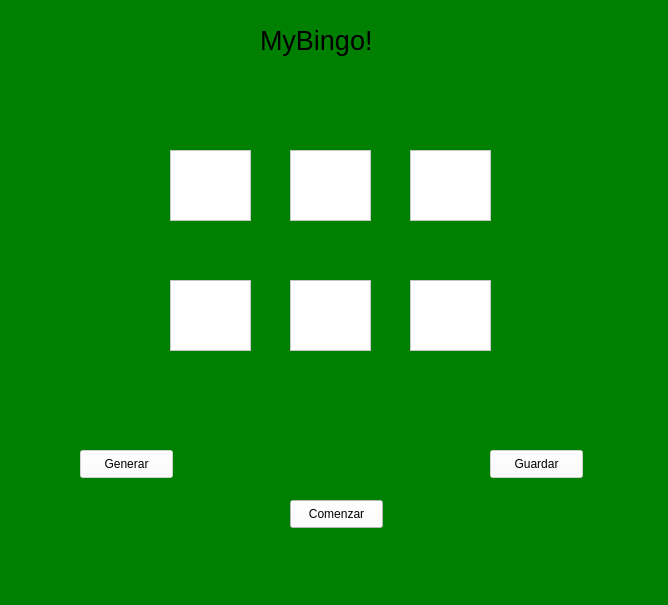
<?xml version="1.0" encoding="UTF-8"?>
<ui version="4.0">
 <class>Form</class>
 <widget class="QWidget" name="Form">
  <property name="geometry">
   <rect>
    <x>0</x>
    <y>0</y>
    <width>668</width>
    <height>605</height>
   </rect>
  </property>
  <property name="windowTitle">
   <string>Form</string>
  </property>
  <property name="styleSheet">
   <string notr="true">background-color: green;</string>
  </property>
  <widget class="QTextEdit" name="t_edit_1">
   <property name="enabled">
    <bool>false</bool>
   </property>
   <property name="geometry">
    <rect>
     <x>170</x>
     <y>150</y>
     <width>81</width>
     <height>71</height>
    </rect>
   </property>
   <property name="autoFillBackground">
    <bool>false</bool>
   </property>
   <property name="styleSheet">
    <string notr="true">background-color: white;color:black;</string>
   </property>
   <property name="html">
    <string>&lt;!DOCTYPE HTML PUBLIC &quot;-//W3C//DTD HTML 4.0//EN&quot; &quot;http://www.w3.org/TR/REC-html40/strict.dtd&quot;&gt;
&lt;html&gt;&lt;head&gt;&lt;meta name=&quot;qrichtext&quot; content=&quot;1&quot; /&gt;&lt;style type=&quot;text/css&quot;&gt;
p, li { white-space: pre-wrap; }
&lt;/style&gt;&lt;/head&gt;&lt;body style=&quot; font-family:'MS Shell Dlg 2'; font-size:7.8pt; font-weight:400; font-style:normal;&quot;&gt;
&lt;p style=&quot;-qt-paragraph-type:empty; margin-top:0px; margin-bottom:0px; margin-left:0px; margin-right:0px; -qt-block-indent:0; text-indent:0px;&quot;&gt;&lt;br /&gt;&lt;/p&gt;&lt;/body&gt;&lt;/html&gt;</string>
   </property>
  </widget>
  <widget class="QTextEdit" name="t_edit_2">
   <property name="enabled">
    <bool>false</bool>
   </property>
   <property name="geometry">
    <rect>
     <x>290</x>
     <y>150</y>
     <width>81</width>
     <height>71</height>
    </rect>
   </property>
   <property name="autoFillBackground">
    <bool>false</bool>
   </property>
   <property name="styleSheet">
    <string notr="true">background-color: white;color:black;</string>
   </property>
  </widget>
  <widget class="QTextEdit" name="t_edit_3">
   <property name="enabled">
    <bool>false</bool>
   </property>
   <property name="geometry">
    <rect>
     <x>410</x>
     <y>150</y>
     <width>81</width>
     <height>71</height>
    </rect>
   </property>
   <property name="autoFillBackground">
    <bool>false</bool>
   </property>
   <property name="styleSheet">
    <string notr="true">background-color: white;color:black;</string>
   </property>
  </widget>
  <widget class="QTextEdit" name="t_edit_4">
   <property name="enabled">
    <bool>false</bool>
   </property>
   <property name="geometry">
    <rect>
     <x>410</x>
     <y>280</y>
     <width>81</width>
     <height>71</height>
    </rect>
   </property>
   <property name="autoFillBackground">
    <bool>false</bool>
   </property>
   <property name="styleSheet">
    <string notr="true">background-color: white;color:black;</string>
   </property>
  </widget>
  <widget class="QTextEdit" name="t_edit_5">
   <property name="enabled">
    <bool>false</bool>
   </property>
   <property name="geometry">
    <rect>
     <x>290</x>
     <y>280</y>
     <width>81</width>
     <height>71</height>
    </rect>
   </property>
   <property name="autoFillBackground">
    <bool>false</bool>
   </property>
   <property name="styleSheet">
    <string notr="true">background-color: white;color:black;</string>
   </property>
  </widget>
  <widget class="QTextEdit" name="t_edit_6">
   <property name="enabled">
    <bool>false</bool>
   </property>
   <property name="geometry">
    <rect>
     <x>170</x>
     <y>280</y>
     <width>81</width>
     <height>71</height>
    </rect>
   </property>
   <property name="autoFillBackground">
    <bool>false</bool>
   </property>
   <property name="styleSheet">
    <string notr="true">background-color: white;color:black;</string>
   </property>
  </widget>
  <widget class="QLabel" name="lbl_titulo">
   <property name="geometry">
    <rect>
     <x>260</x>
     <y>20</y>
     <width>131</width>
     <height>41</height>
    </rect>
   </property>
   <property name="font">
    <font>
     <pointsize>20</pointsize>
    </font>
   </property>
   <property name="text">
    <string>MyBingo!</string>
   </property>
  </widget>
  <widget class="QPushButton" name="btn_generar">
   <property name="enabled">
    <bool>false</bool>
   </property>
   <property name="geometry">
    <rect>
     <x>80</x>
     <y>450</y>
     <width>93</width>
     <height>28</height>
    </rect>
   </property>
   <property name="autoFillBackground">
    <bool>false</bool>
   </property>
   <property name="styleSheet">
    <string notr="true">background-color: white;color:black;</string>
   </property>
   <property name="text">
    <string>Generar</string>
   </property>
  </widget>
  <widget class="QPushButton" name="btn_guardar">
   <property name="enabled">
    <bool>false</bool>
   </property>
   <property name="geometry">
    <rect>
     <x>490</x>
     <y>450</y>
     <width>93</width>
     <height>28</height>
    </rect>
   </property>
   <property name="autoFillBackground">
    <bool>false</bool>
   </property>
   <property name="styleSheet">
    <string notr="true">background-color: white;color:black;</string>
   </property>
   <property name="text">
    <string>Guardar</string>
   </property>
  </widget>
  <widget class="QPushButton" name="btn_comenzar">
   <property name="geometry">
    <rect>
     <x>290</x>
     <y>500</y>
     <width>93</width>
     <height>28</height>
    </rect>
   </property>
   <property name="autoFillBackground">
    <bool>false</bool>
   </property>
   <property name="styleSheet">
    <string notr="true">background-color: white;color:black;</string>
   </property>
   <property name="text">
    <string>Comenzar</string>
   </property>
  </widget>
  <zorder>lbl_titulo</zorder>
  <zorder>btn_guardar</zorder>
  <zorder>btn_comenzar</zorder>
  <zorder>t_edit_3</zorder>
  <zorder>t_edit_2</zorder>
  <zorder>t_edit_6</zorder>
  <zorder>btn_generar</zorder>
  <zorder>t_edit_5</zorder>
  <zorder>t_edit_4</zorder>
  <zorder>t_edit_1</zorder>
 </widget>
 <resources/>
 <connections/>
</ui>
